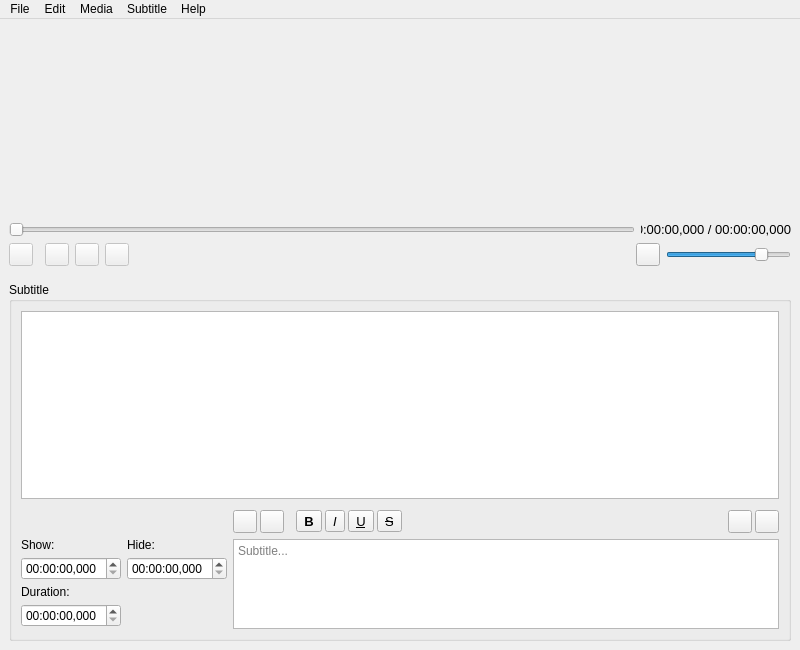
<?xml version="1.0" encoding="UTF-8"?>
<ui version="4.0">
 <class>MainWindow</class>
 <widget class="QMainWindow" name="MainWindow">
  <property name="geometry">
   <rect>
    <x>0</x>
    <y>0</y>
    <width>800</width>
    <height>650</height>
   </rect>
  </property>
  <property name="acceptDrops">
   <bool>true</bool>
  </property>
  <property name="windowTitle">
   <string>Subtitle Toolkit</string>
  </property>
  <property name="windowIcon">
   <iconset resource="Resources.qrc">
    <normaloff>:/Icons/Assets/Icon.ico</normaloff>:/Icons/Assets/Icon.ico</iconset>
  </property>
  <property name="tabShape">
   <enum>QTabWidget::Rounded</enum>
  </property>
  <widget class="QWidget" name="centralwidget">
   <layout class="QGridLayout" name="gridLayout">
    <item row="2" column="0" colspan="7">
     <layout class="QHBoxLayout" name="MediaControls">
      <item>
       <widget class="QToolButton" name="TogglePlayButton">
        <property name="enabled">
         <bool>false</bool>
        </property>
        <property name="text">
         <string/>
        </property>
       </widget>
      </item>
      <item>
       <spacer name="horizontalSpacer_4">
        <property name="orientation">
         <enum>Qt::Horizontal</enum>
        </property>
        <property name="sizeType">
         <enum>QSizePolicy::Fixed</enum>
        </property>
        <property name="sizeHint" stdset="0">
         <size>
          <width>6</width>
          <height>20</height>
         </size>
        </property>
       </spacer>
      </item>
      <item>
       <widget class="QToolButton" name="BackwardSeekButton">
        <property name="enabled">
         <bool>false</bool>
        </property>
        <property name="text">
         <string/>
        </property>
       </widget>
      </item>
      <item>
       <widget class="QToolButton" name="StopButton">
        <property name="enabled">
         <bool>false</bool>
        </property>
        <property name="text">
         <string/>
        </property>
       </widget>
      </item>
      <item>
       <widget class="QToolButton" name="ForwardSeekButton">
        <property name="enabled">
         <bool>false</bool>
        </property>
        <property name="text">
         <string/>
        </property>
       </widget>
      </item>
      <item>
       <spacer name="horizontalSpacer_3">
        <property name="orientation">
         <enum>Qt::Horizontal</enum>
        </property>
        <property name="sizeHint" stdset="0">
         <size>
          <width>40</width>
          <height>20</height>
         </size>
        </property>
       </spacer>
      </item>
      <item>
       <widget class="QToolButton" name="ToggleMuteButton">
        <property name="text">
         <string/>
        </property>
        <property name="checked">
         <bool>false</bool>
        </property>
       </widget>
      </item>
      <item>
       <widget class="QSlider" name="VolumeSlider">
        <property name="maximumSize">
         <size>
          <width>125</width>
          <height>16777215</height>
         </size>
        </property>
        <property name="maximum">
         <number>100</number>
        </property>
        <property name="pageStep">
         <number>0</number>
        </property>
        <property name="value">
         <number>80</number>
        </property>
        <property name="orientation">
         <enum>Qt::Horizontal</enum>
        </property>
       </widget>
      </item>
     </layout>
    </item>
    <item row="0" column="0" colspan="7">
     <widget class="QGraphicsView" name="GraphicsView">
      <property name="enabled">
       <bool>false</bool>
      </property>
      <property name="acceptDrops">
       <bool>false</bool>
      </property>
      <property name="frameShape">
       <enum>QFrame::NoFrame</enum>
      </property>
      <property name="verticalScrollBarPolicy">
       <enum>Qt::ScrollBarAlwaysOff</enum>
      </property>
      <property name="horizontalScrollBarPolicy">
       <enum>Qt::ScrollBarAlwaysOff</enum>
      </property>
      <property name="backgroundBrush">
       <brush brushstyle="SolidPattern">
        <color alpha="255">
         <red>0</red>
         <green>0</green>
         <blue>0</blue>
        </color>
       </brush>
      </property>
     </widget>
    </item>
    <item row="5" column="0" colspan="7">
     <widget class="QGroupBox" name="SubtitleGroupBox">
      <property name="enabled">
       <bool>true</bool>
      </property>
      <property name="sizePolicy">
       <sizepolicy hsizetype="Expanding" vsizetype="Expanding">
        <horstretch>0</horstretch>
        <verstretch>0</verstretch>
       </sizepolicy>
      </property>
      <property name="maximumSize">
       <size>
        <width>16777215</width>
        <height>16777215</height>
       </size>
      </property>
      <property name="title">
       <string>Subtitle</string>
      </property>
      <layout class="QGridLayout" name="gridLayout_2">
       <item row="3" column="2" colspan="2">
        <layout class="QHBoxLayout" name="SubActionButtonsBox">
         <property name="spacing">
          <number>3</number>
         </property>
         <item>
          <widget class="QToolButton" name="ApplySubButton">
           <property name="toolTip">
            <string>Apply</string>
           </property>
           <property name="text">
            <string/>
           </property>
          </widget>
         </item>
         <item>
          <widget class="QToolButton" name="RemoveSubButton">
           <property name="toolTip">
            <string>Remove</string>
           </property>
           <property name="text">
            <string/>
           </property>
          </widget>
         </item>
         <item>
          <spacer name="horizontalSpacer_2">
           <property name="orientation">
            <enum>Qt::Horizontal</enum>
           </property>
           <property name="sizeType">
            <enum>QSizePolicy::Fixed</enum>
           </property>
           <property name="sizeHint" stdset="0">
            <size>
             <width>9</width>
             <height>20</height>
            </size>
           </property>
          </spacer>
         </item>
         <item>
          <widget class="QToolButton" name="SubBoldButton">
           <property name="font">
            <font>
             <pointsize>10</pointsize>
             <weight>75</weight>
             <italic>false</italic>
             <bold>true</bold>
            </font>
           </property>
           <property name="toolTip">
            <string>Bold</string>
           </property>
           <property name="text">
            <string>B</string>
           </property>
           <property name="checkable">
            <bool>true</bool>
           </property>
          </widget>
         </item>
         <item>
          <widget class="QToolButton" name="SubItalicButton">
           <property name="font">
            <font>
             <pointsize>10</pointsize>
             <italic>true</italic>
            </font>
           </property>
           <property name="toolTip">
            <string>Italic</string>
           </property>
           <property name="text">
            <string>I</string>
           </property>
           <property name="checkable">
            <bool>true</bool>
           </property>
          </widget>
         </item>
         <item>
          <widget class="QToolButton" name="SubUnderlineButton">
           <property name="font">
            <font>
             <pointsize>10</pointsize>
             <underline>true</underline>
            </font>
           </property>
           <property name="toolTip">
            <string>Undeline</string>
           </property>
           <property name="text">
            <string>U</string>
           </property>
           <property name="checkable">
            <bool>true</bool>
           </property>
          </widget>
         </item>
         <item>
          <widget class="QToolButton" name="SubStrikeoutButton">
           <property name="font">
            <font>
             <pointsize>10</pointsize>
             <strikeout>true</strikeout>
            </font>
           </property>
           <property name="toolTip">
            <string>Strikeout</string>
           </property>
           <property name="text">
            <string>S</string>
           </property>
           <property name="checkable">
            <bool>true</bool>
           </property>
          </widget>
         </item>
         <item>
          <spacer name="horizontalSpacer">
           <property name="orientation">
            <enum>Qt::Horizontal</enum>
           </property>
           <property name="sizeHint" stdset="0">
            <size>
             <width>40</width>
             <height>20</height>
            </size>
           </property>
          </spacer>
         </item>
         <item>
          <widget class="QToolButton" name="PrevSubButton">
           <property name="font">
            <font>
             <pointsize>10</pointsize>
             <weight>50</weight>
             <bold>false</bold>
            </font>
           </property>
           <property name="toolTip">
            <string>&lt;html&gt;&lt;head/&gt;&lt;body&gt;&lt;p&gt;Previous Subtitle&lt;/p&gt;&lt;/body&gt;&lt;/html&gt;</string>
           </property>
          </widget>
         </item>
         <item>
          <widget class="QToolButton" name="NextSubButton">
           <property name="font">
            <font>
             <pointsize>10</pointsize>
             <weight>50</weight>
             <bold>false</bold>
            </font>
           </property>
           <property name="toolTip">
            <string>&lt;html&gt;&lt;head/&gt;&lt;body&gt;&lt;p&gt;Next Subtitle&lt;/p&gt;&lt;/body&gt;&lt;/html&gt;</string>
           </property>
          </widget>
         </item>
        </layout>
       </item>
       <item row="1" column="1" colspan="3">
        <widget class="QTableView" name="SubTableView">
         <property name="sizePolicy">
          <sizepolicy hsizetype="Expanding" vsizetype="Expanding">
           <horstretch>0</horstretch>
           <verstretch>0</verstretch>
          </sizepolicy>
         </property>
         <property name="editTriggers">
          <set>QAbstractItemView::NoEditTriggers</set>
         </property>
         <attribute name="horizontalHeaderStretchLastSection">
          <bool>true</bool>
         </attribute>
        </widget>
       </item>
       <item row="4" column="1">
        <layout class="QGridLayout" name="SubTimeEditsGrid">
         <property name="spacing">
          <number>6</number>
         </property>
         <item row="0" column="0">
          <widget class="QLabel" name="label_3">
           <property name="sizePolicy">
            <sizepolicy hsizetype="Fixed" vsizetype="Fixed">
             <horstretch>0</horstretch>
             <verstretch>0</verstretch>
            </sizepolicy>
           </property>
           <property name="maximumSize">
            <size>
             <width>16777215</width>
             <height>10</height>
            </size>
           </property>
           <property name="text">
            <string>Show:</string>
           </property>
          </widget>
         </item>
         <item row="1" column="1">
          <widget class="QTimeEdit" name="HideSubTimeEdit">
           <property name="sizePolicy">
            <sizepolicy hsizetype="Fixed" vsizetype="Fixed">
             <horstretch>0</horstretch>
             <verstretch>0</verstretch>
            </sizepolicy>
           </property>
           <property name="minimumSize">
            <size>
             <width>100</width>
             <height>0</height>
            </size>
           </property>
           <property name="displayFormat">
            <string>hh:mm:ss,zzz</string>
           </property>
          </widget>
         </item>
         <item row="2" column="0">
          <widget class="QLabel" name="label_5">
           <property name="sizePolicy">
            <sizepolicy hsizetype="Fixed" vsizetype="Fixed">
             <horstretch>0</horstretch>
             <verstretch>0</verstretch>
            </sizepolicy>
           </property>
           <property name="maximumSize">
            <size>
             <width>16777215</width>
             <height>10</height>
            </size>
           </property>
           <property name="text">
            <string>Duration:</string>
           </property>
          </widget>
         </item>
         <item row="1" column="0">
          <widget class="QTimeEdit" name="ShowSubTimeEdit">
           <property name="sizePolicy">
            <sizepolicy hsizetype="Fixed" vsizetype="Fixed">
             <horstretch>0</horstretch>
             <verstretch>0</verstretch>
            </sizepolicy>
           </property>
           <property name="minimumSize">
            <size>
             <width>100</width>
             <height>0</height>
            </size>
           </property>
           <property name="displayFormat">
            <string>hh:mm:ss,zzz</string>
           </property>
          </widget>
         </item>
         <item row="0" column="1">
          <widget class="QLabel" name="label_4">
           <property name="sizePolicy">
            <sizepolicy hsizetype="Fixed" vsizetype="Fixed">
             <horstretch>0</horstretch>
             <verstretch>0</verstretch>
            </sizepolicy>
           </property>
           <property name="maximumSize">
            <size>
             <width>16777215</width>
             <height>10</height>
            </size>
           </property>
           <property name="text">
            <string>Hide:</string>
           </property>
          </widget>
         </item>
         <item row="3" column="0">
          <widget class="QTimeEdit" name="DurationSubTimeEdit">
           <property name="sizePolicy">
            <sizepolicy hsizetype="Fixed" vsizetype="Fixed">
             <horstretch>0</horstretch>
             <verstretch>0</verstretch>
            </sizepolicy>
           </property>
           <property name="minimumSize">
            <size>
             <width>100</width>
             <height>0</height>
            </size>
           </property>
           <property name="displayFormat">
            <string>hh:mm:ss,zzz</string>
           </property>
          </widget>
         </item>
        </layout>
       </item>
       <item row="4" column="2" colspan="2">
        <widget class="QPlainTextEdit" name="SubtitleTextEdit">
         <property name="sizePolicy">
          <sizepolicy hsizetype="Expanding" vsizetype="Fixed">
           <horstretch>0</horstretch>
           <verstretch>0</verstretch>
          </sizepolicy>
         </property>
         <property name="maximumSize">
          <size>
           <width>16777215</width>
           <height>90</height>
          </size>
         </property>
         <property name="placeholderText">
          <string>Subtitle...</string>
         </property>
        </widget>
       </item>
       <item row="2" column="1" colspan="3">
        <spacer name="verticalSpacer">
         <property name="orientation">
          <enum>Qt::Vertical</enum>
         </property>
         <property name="sizeType">
          <enum>QSizePolicy::Fixed</enum>
         </property>
         <property name="sizeHint" stdset="0">
          <size>
           <width>20</width>
           <height>5</height>
          </size>
         </property>
        </spacer>
       </item>
      </layout>
     </widget>
    </item>
    <item row="1" column="6">
     <widget class="QLabel" name="TimelineLabel">
      <property name="sizePolicy">
       <sizepolicy hsizetype="Fixed" vsizetype="Preferred">
        <horstretch>0</horstretch>
        <verstretch>0</verstretch>
       </sizepolicy>
      </property>
      <property name="minimumSize">
       <size>
        <width>150</width>
        <height>0</height>
       </size>
      </property>
      <property name="maximumSize">
       <size>
        <width>150</width>
        <height>16777215</height>
       </size>
      </property>
      <property name="font">
       <font>
        <pointsize>10</pointsize>
       </font>
      </property>
      <property name="text">
       <string>00:00:00,000 / 00:00:00,000</string>
      </property>
      <property name="textFormat">
       <enum>Qt::PlainText</enum>
      </property>
      <property name="alignment">
       <set>Qt::AlignRight|Qt::AlignTrailing|Qt::AlignVCenter</set>
      </property>
     </widget>
    </item>
    <item row="1" column="0" colspan="6">
     <widget class="QSlider" name="TimelineSlider">
      <property name="enabled">
       <bool>false</bool>
      </property>
      <property name="maximum">
       <number>1</number>
      </property>
      <property name="orientation">
       <enum>Qt::Horizontal</enum>
      </property>
     </widget>
    </item>
    <item row="3" column="6">
     <spacer name="verticalSpacer_2">
      <property name="orientation">
       <enum>Qt::Vertical</enum>
      </property>
      <property name="sizeType">
       <enum>QSizePolicy::Fixed</enum>
      </property>
      <property name="sizeHint" stdset="0">
       <size>
        <width>20</width>
        <height>10</height>
       </size>
      </property>
     </spacer>
    </item>
   </layout>
  </widget>
  <widget class="QMenuBar" name="menubar">
   <property name="geometry">
    <rect>
     <x>0</x>
     <y>0</y>
     <width>800</width>
     <height>22</height>
    </rect>
   </property>
   <widget class="QMenu" name="menuFile">
    <property name="title">
     <string>File</string>
    </property>
    <addaction name="ActionNew"/>
    <addaction name="ActionOpen"/>
    <addaction name="separator"/>
    <addaction name="ActionSave"/>
    <addaction name="ActionSaveAs"/>
    <addaction name="separator"/>
    <addaction name="ActionClose"/>
    <addaction name="separator"/>
    <addaction name="ActionExit"/>
   </widget>
   <widget class="QMenu" name="menuMedia">
    <property name="title">
     <string>Media</string>
    </property>
    <widget class="QMenu" name="menuAudio">
     <property name="title">
      <string>Audio</string>
     </property>
     <addaction name="ActionMediaAudioVolumeUp"/>
     <addaction name="ActionMediaAudioVolumeDown"/>
     <addaction name="separator"/>
     <addaction name="ActionMediaAudioToggleMute"/>
    </widget>
    <addaction name="ActionMediaOpen"/>
    <addaction name="ActionMediaClose"/>
    <addaction name="separator"/>
    <addaction name="ActionMediaPlayPause"/>
    <addaction name="ActionMediaStop"/>
    <addaction name="separator"/>
    <addaction name="ActionMediaSeekBackward"/>
    <addaction name="ActionMediaSeekForward"/>
    <addaction name="separator"/>
    <addaction name="menuAudio"/>
   </widget>
   <widget class="QMenu" name="menuSubtitle">
    <property name="title">
     <string>Subtitle</string>
    </property>
    <addaction name="ActionSubGotoPrevious"/>
    <addaction name="ActionSubGotoNext"/>
   </widget>
   <widget class="QMenu" name="menuEdit">
    <property name="title">
     <string>Edit</string>
    </property>
    <addaction name="ActionEditUndo"/>
    <addaction name="ActionEditRedo"/>
    <addaction name="separator"/>
   </widget>
   <widget class="QMenu" name="menuHelp">
    <property name="title">
     <string>Help</string>
    </property>
    <addaction name="ActionHelpAbout"/>
   </widget>
   <addaction name="menuFile"/>
   <addaction name="menuEdit"/>
   <addaction name="menuMedia"/>
   <addaction name="menuSubtitle"/>
   <addaction name="menuHelp"/>
  </widget>
  <action name="ActionNew">
   <property name="text">
    <string>New</string>
   </property>
   <property name="shortcut">
    <string>Ctrl+N</string>
   </property>
  </action>
  <action name="ActionOpen">
   <property name="text">
    <string>Open...</string>
   </property>
   <property name="shortcut">
    <string>Ctrl+O</string>
   </property>
  </action>
  <action name="ActionSave">
   <property name="text">
    <string>Save</string>
   </property>
   <property name="shortcut">
    <string>Ctrl+S</string>
   </property>
  </action>
  <action name="ActionSaveAs">
   <property name="text">
    <string>Save As...</string>
   </property>
   <property name="shortcut">
    <string>Ctrl+Shift+S</string>
   </property>
  </action>
  <action name="ActionMediaOpen">
   <property name="text">
    <string>Open...</string>
   </property>
   <property name="shortcut">
    <string>Ctrl+Shift+O</string>
   </property>
  </action>
  <action name="ActionMediaClose">
   <property name="text">
    <string>Close</string>
   </property>
  </action>
  <action name="ActionExit">
   <property name="text">
    <string>Exit</string>
   </property>
   <property name="shortcut">
    <string>Ctrl+Q</string>
   </property>
  </action>
  <action name="ActionClose">
   <property name="text">
    <string>Close</string>
   </property>
  </action>
  <action name="ActionMediaPlayPause">
   <property name="text">
    <string>Play/Pause</string>
   </property>
   <property name="shortcut">
    <string>Space</string>
   </property>
  </action>
  <action name="ActionMediaStop">
   <property name="text">
    <string>Stop</string>
   </property>
  </action>
  <action name="ActionMediaSeekForward">
   <property name="text">
    <string>Seek Forward</string>
   </property>
   <property name="shortcut">
    <string>Right</string>
   </property>
  </action>
  <action name="ActionMediaSeekBackward">
   <property name="text">
    <string>Seek Backward</string>
   </property>
   <property name="shortcut">
    <string>Left</string>
   </property>
  </action>
  <action name="ActionMediaAudioToggleMute">
   <property name="text">
    <string>Toggle Mute</string>
   </property>
   <property name="shortcut">
    <string>Ctrl+M</string>
   </property>
  </action>
  <action name="ActionMediaAudioVolumeUp">
   <property name="text">
    <string>Volume Up</string>
   </property>
   <property name="shortcut">
    <string>Ctrl+Up</string>
   </property>
  </action>
  <action name="ActionMediaAudioVolumeDown">
   <property name="text">
    <string>Volume Down</string>
   </property>
   <property name="shortcut">
    <string>Ctrl+Down</string>
   </property>
  </action>
  <action name="ActionSubGotoPrevious">
   <property name="text">
    <string>Goto Previous</string>
   </property>
   <property name="toolTip">
    <string>Goto Previous</string>
   </property>
   <property name="shortcut">
    <string>Ctrl+Left</string>
   </property>
  </action>
  <action name="ActionSubGotoNext">
   <property name="text">
    <string>Goto Next</string>
   </property>
   <property name="toolTip">
    <string>Goto Next</string>
   </property>
   <property name="shortcut">
    <string>Ctrl+Right</string>
   </property>
  </action>
  <action name="ActionEditUndo">
   <property name="text">
    <string>Undo</string>
   </property>
   <property name="shortcut">
    <string>Ctrl+Z</string>
   </property>
  </action>
  <action name="ActionEditRedo">
   <property name="text">
    <string>Redo</string>
   </property>
   <property name="shortcut">
    <string>Ctrl+Y</string>
   </property>
  </action>
  <action name="ActionHelpAbout">
   <property name="text">
    <string>About</string>
   </property>
  </action>
 </widget>
 <resources>
  <include location="Resources.qrc"/>
 </resources>
 <connections/>
</ui>
